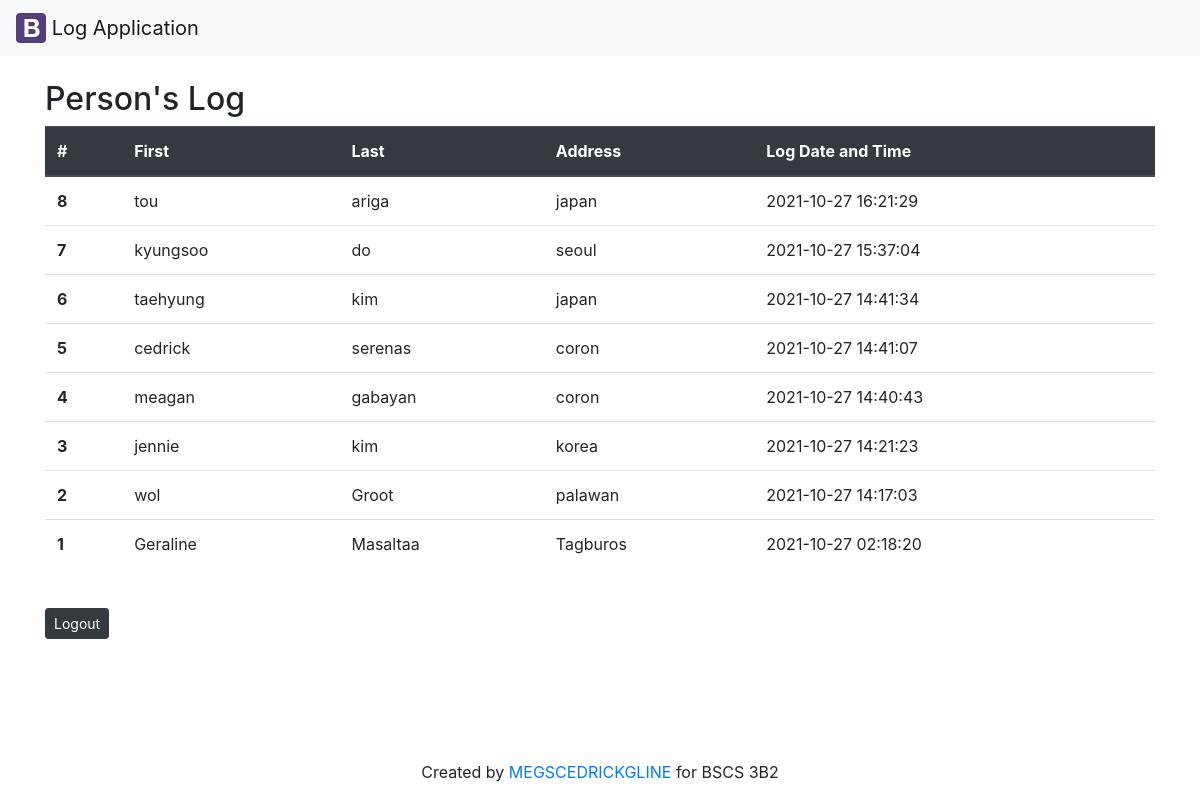
/guestbook-list.php, run on the app's committed database.
### tables this page shows
CREATE TABLE `person` (
  `personid` int(11) NOT NULL,
  `firstname` varchar(45) NOT NULL,
  `lastname` varchar(45) NOT NULL,
  `address` varchar(45) NOT NULL,
  `logdt` timestamp NULL DEFAULT NULL
);

### guestbook-list.php (the view, shortened to what this page needs)
<?php
     require('config/db.php');
     $query = 'SELECT * FROM person ORDER BY personid DESC';
     $result = mysqli_query($conn, $query);
     $persons = mysqli_fetch_all($result, MYSQLI_ASSOC);
?>
<?php include('inc/header.php'); ?>
	<div class="container">
    <br/>
		<h2>Person's Log</h2>
        <table class="table">
                <thead class="thead-dark">
                    <tr>
                    <th scope="col">#</th>
                    <th scope="col">First</th>
                    <th scope="col">Last</th>
                    <th scope="col">Address</th>
                    <th scope="col">Log Date and Time</th>
                    </tr>
                </thead>
			<div class="well">
                <tbody>
                <?php foreach($persons as $person) : ?>
                    <tr>
                    <th scope="row"><?php echo $person['personid'];?></th>
                    <td><?php echo $person['firstname'];?></td>
                    <td><?php echo $person['lastname'];?></td>
                    <td><?php echo $person['address'];?></td>
                    <td><?php echo $person['logdt'];?></td>
                    </tr>
                <?php endforeach; ?>
                </tbody>
            </div>
        </table>
        <br/>
            <button type="button" class="btn btn-dark btn-sm" onclick="document.location='guestbook-login.php'">Logout</button>
</div>
<?php include('inc/footer.php'); ?>

### inc/header.php (shortened to what this page needs)
<!DOCTYPE html>
<html lang="en">
<head>
  <link rel="stylesheet" href="https://maxcdn.bootstrapcdn.com/bootstrap/4.5.2/css/bootstrap.min.css">
</head>
<body class="d-flex flex-column min-vh-100">
	<?php include('navbar.php'); ?>

### inc/navbar.php
<nav class="navbar navbar-light bg-light">
  <a class="navbar-brand" href="#">
    <img src="img/bootstrap.svg" width="30" height="30" class="d-inline-block align-top" alt="" loading="lazy">
    Log Application
  </a>
</nav>

### inc/footer.php
<footer class="mastfoot mt-auto" style="text-align: center;">
    <div class="inner">
      <p>Created by <a href="https://github.com/GMasalta">MEGSCEDRICKGLINE</a> for BSCS 3B2</p>
    </div>
</footer>
  </body>
</html>

### data on the page
person: personid "8", firstname "tou", lastname "ariga", address "japan", logdt "2021-10-27 16:21:29"
person: personid "7", firstname "kyungsoo", lastname "do", address "seoul", logdt "2021-10-27 15:37:04"
person: personid "6", firstname "taehyung", lastname "kim", address "japan", logdt "2021-10-27 14:41:34"
person: personid "5", firstname "cedrick", lastname "serenas", address "coron", logdt "2021-10-27 14:41:07"
person: personid "4", firstname "meagan", lastname "gabayan", address "coron", logdt "2021-10-27 14:40:43"
person: personid "3", firstname "jennie", lastname "kim", address "korea", logdt "2021-10-27 14:21:23"
person: personid "2", firstname "wol", lastname "Groot", address "palawan", logdt "2021-10-27 14:17:03"
person: personid "1", firstname "Geraline", lastname "Masaltaa", address "Tagburos", logdt "2021-10-27 02:18:20"
